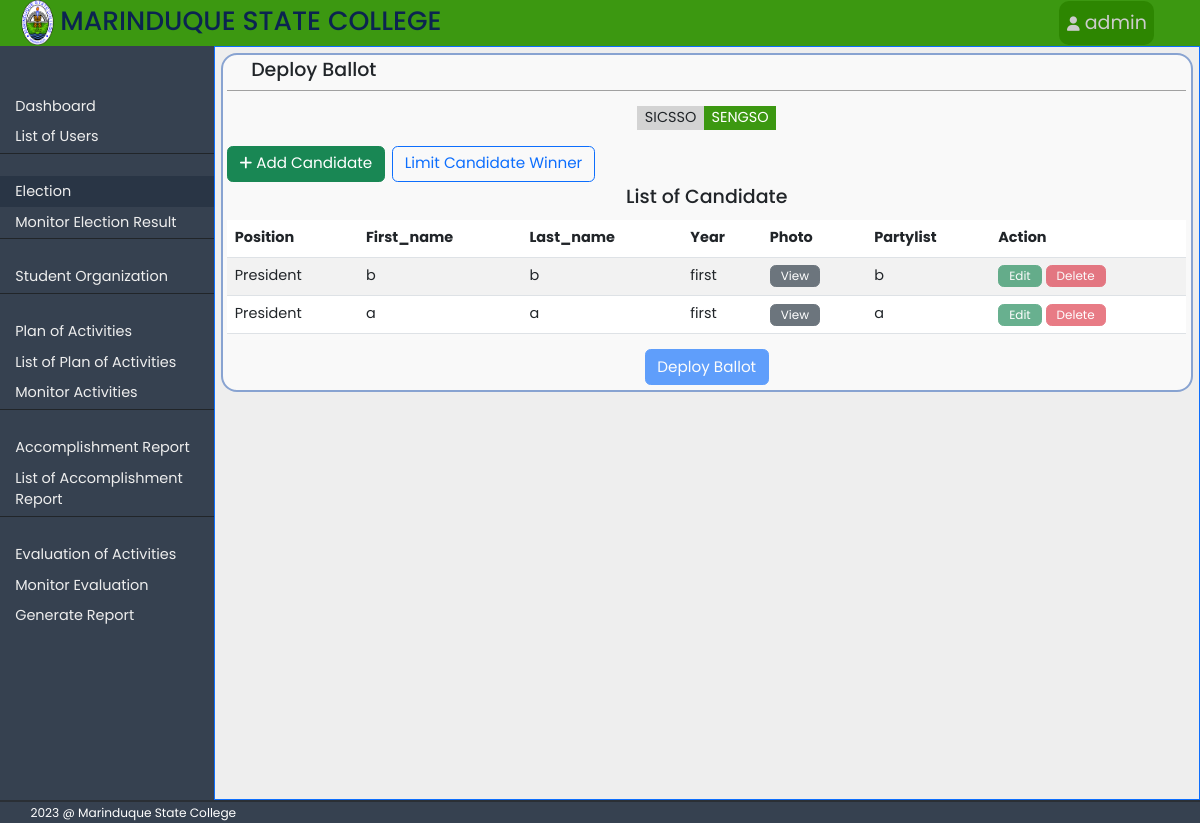
/admin/admin-election.php?activeStudentOrg=SENGSO (signed in), run on the app's committed database.
### tables this page shows
CREATE TABLE `candidate` (
  `id` int(11) NOT NULL,
  `position` varchar(100) DEFAULT NULL,
  `first_name` varchar(100) DEFAULT NULL,
  `last_name` varchar(100) DEFAULT NULL,
  `year` varchar(100) DEFAULT NULL,
  `photo_url` varchar(100) DEFAULT NULL,
  `partylist` varchar(100) DEFAULT NULL,
  `org_name` varchar(100) DEFAULT NULL,
  `school_year` varchar(100) DEFAULT NULL,
  `introduce_yourself` longtext DEFAULT NULL,
  `status` varchar(100) DEFAULT NULL,
  `max_winners` int(100) NOT NULL DEFAULT 1,
  `number_of_votes` int(100) DEFAULT 0,
  `exp_date` varchar(100) DEFAULT NULL
);

### classes/database.php (called while the page is built, shortened)
<?php
class database
{
  private $servername = 'localhost';
  private $username = 'root';
  private $password = '';
  private $dbname = 'etrack';
  public $mysqli = '';
  public function __construct()
  {
    $this->mysqli = new mysqli($this->servername, $this->username, $this->password, $this->dbname);
  }
  public function selectDistinct($table, $rows = '*', $where = array(), $operator = 'AND', $order = "")
  {
    if (empty($where)) {
      $sql = "SELECT DISTINCT $rows FROM $table";
      return $this->mysqli->query($sql);
    }
    $args = array();
    $sql = "SELECT DISTINCT $rows FROM $table WHERE " . implode(" $operator ", $args);
    return $this->mysqli->query($sql);
  }
  public function advanceSelect($table, $rows = '*', $where = '')
  {
    if ($where == '') {
      $sql = "SELECT $rows FROM $table";
      return $this->mysqli->query($sql);
    } else if($where != '') {
      $sql = "SELECT $rows FROM $table WHERE $where";
      return $this->mysqli->query($sql);
    }
  }
}

### admin/admin-election.php (the view, shortened to what this page needs)
<?php
include "../classes/database.php";
include "../classes/user.php";
$admin = new database();
?>
<!DOCTYPE html>
<html lang="en">
<head>
  <link rel="stylesheet" href="../css/bootstrap/bootstrap.css?<?php echo time(); ?>">
  <link rel="stylesheet" href="../css/admin.css?<?php echo time(); ?>">
</head>
<body>
  <div class="body">
    <div class="header bg-green-1">
      <div class="d-flex align-items-center"><img class="header-logo" src="../images/msc_logo.png" alt="msc logo">
        <h3 class=" header-texts">MARINDUQUE STATE COLLEGE</h3>
      </div>
      <div class="dropdown">
        <button class="dropbtn"><i class="fa-solid fa-user"></i> <?php User::printSession('admin-username'); ?></button>
      </div>
    </div>
    <div class="page-content">
      <?php
        require 'admin-navigations.php';
       ?>
      <div class="content border border-primary">
        <div class="content-container">
          <div class="content-header">
            <h5>Deploy Ballot</h5>
          </div>
          <nav class="org-list-nav">
            <ul>
              <?php
              $result = $admin->selectDistinct('student_org', 'name_of_org');
              while ($row = mysqli_fetch_assoc($result)) {
              ?>
                <li id="<?php echo $row['name_of_org']; ?>" onclick="window.location.href = 'admin-election.php?activeStudentOrg=<?php echo $row['name_of_org'] ?>';"><?php echo $row['name_of_org']; ?></li>
              <?php } ?>
            </ul>
          </nav>
          <div class="container-add-candidate">
            <div class="d-flex justify-content-start flex-wrap">
              <a class="btn btn-success" href="admin-add-candidate.php?studentOrg=<?php User::printGet('activeStudentOrg'); ?>"><i class="fa-solid fa-plus"></i> Add Candidate</a>
              <a class="btn btn-outline-primary ms-2" href="admin-limit-winners.php?studentOrg=<?php User::printGet('activeStudentOrg'); ?>">Limit Candidate Winner</a>
            </div>
            <h5 class="text-center py-1">List of Candidate</h5>
          </div>
          <div class="table-responsive">
            <table class="table table-striped table-hover">
              <thead>
                <tr>
                  <th>Position</td>
                  <th>First_name</td>
                  <th>Last_name</td>
                  <th>Year</td>
                  <th>Photo</td>
                  <th>Partylist</td>
                  <th>Action</th>
                </tr>
              </thead>
              <tbody>
                <?php
                $activeStudentOrg = User::returnValueGet('activeStudentOrg');
                $result = $admin->advanceSelect('candidate', '*', " org_name = '$activeStudentOrg' ORDER BY id DESC");
                while ($row = mysqli_fetch_assoc($result)) {
                  $status = $row['status'];
                ?>
                  <tr>
                    <td><?php echo $row['position']; ?></td>
                    <td><?php echo $row['first_name']; ?></td>
                    <td><?php echo $row['last_name']; ?></td>
                    <td><?php echo $row['year']; ?></td>
                    <td><a class="btn btn-secondary" href="../view-image.php?path=uploads/&imageUrl=<?php echo $row['photo_url']; ?>"> View</a></td>
                    <td><?php echo $row['partylist']; ?></td>
                    <td>
                      <a class="btn btn-success <?php if ($row['status'] == 'deployed' || $row['status'] == "winner") {echo 'disabled';} ?>" href="admin-edit-candidate.php?studentOrg=<?php echo User::printGet('activeStudentOrg'); ?>&candidateId=<?php echo $row['id']; ?>"> Edit</a>
                      <a class="btn btn-danger <?php if ($row['status'] == 'deployed' || $row['status' == "winner"]) {echo 'disabled';} ?>" href="admin-delete-candidate.php?studentOrg=<?php echo User::printGet('activeStudentOrg'); ?>&candidateId=<?php echo $row['id']; ?>&photoUrl=<?php echo $row['photo_url']; ?>">Delete</a>
                    </td>
                  </tr>
                <?php } ?>
              </tbody>
            </table>
          </div>
          <button class="btn btn-primary d-block mx-auto <?php if ($status == 'deployed' || $status == "winner") {echo 'disabled';} ?> " onclick="window.location.href='admin-deploy-ballot.php?orgName=<?php User::printGet('activeStudentOrg') ?>'">Deploy Ballot</button>
        </div>
      </div>
    </div>
  </div>
  <?php
    require 'admin-footer.php';
  ?>
</body>
</html>

### css/admin.css (style rules this page uses)
* { box-sizing: border-box; font-family: Poppins, sans-serif; padding: 0; margin: 0; word-wrap: break-word; font-size: .95rem; }
a { text-decoration: none; color: #EEEEEE; }
.bg-green-1 { background-color: #3C9811; }
.body { max-width: 1440px; margin: auto; }
.header { height: 3rem; max-width: 1440px; padding: 0 3rem 0 1rem; display: flex; justify-content: space-between; align-items: center; }
.header-logo { height: 45px; }
.header-texts { margin-top: .3rem; color: #0b2450; }
.page-content { display: flex; }
.content { width: 90%; padding: .4rem; background-color: #EEEEEE; }
.content-container { background: #f9f9f9; border: 2px solid rgba(25, 78, 170, 0.5); border-radius: 16px; padding: 0.3rem; overflow: hidden; }
.content-header { padding: 0 2vw; border-bottom: 1px solid #a1a1a1; margin-bottom: 1rem; }
.org-list-nav ul { display: flex; justify-content: center; text-decoration: none; list-style: none; padding: 0; margin: 0 0 1rem; border-radius: 20px; }
.org-list-nav ul li { padding: .1rem .5rem; background-color: #D3D3D3; margin: 0; }
.container-add-candidate { position: relative; }
.dropbtn { background-color:#2d8601 ; color: rgb(31, 31, 31); padding: .5rem; font-size: 1.25rem; border: none; cursor: pointer; border-radius: 10px; }
button.dropbtn { color: rgb(204, 204, 204); }
.dropdown { position: relative; display: inline-block; }
table { word-wrap: break-word; }
td .btn { font-size: 0.83em; padding: 1px 10px; }

### admin/admin-election.php (style rules this page uses)
.disabled { pointer-events: none; color: gray; text-decoration: none; }

### data on the page
candidate: position "President", first_name "b", last_name "b", year "first", partylist "b"
candidate: position "President", first_name "a", last_name "a", year "first", partylist "a"

### other printed values
$_SESSION["$name_of_session"] "admin"
$row['name_of_org'] "SICSSO"
$row['name_of_org'] "SENGSO"
